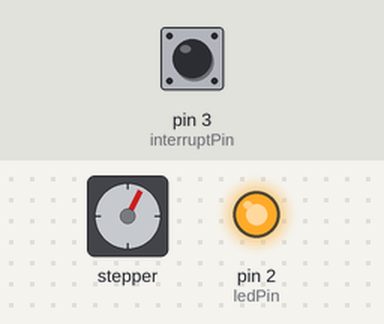
This sketch was run on a simulated Arduino Uno, built with avr-gcc and run on an emulated ATmega328P. Shown: stepper motor, output pins drawn as LEDs (lit = HIGH). Inputs (shaded band) come from the test bench; at power-on: pin 3 (interruptPin) HIGH. Stepper angles assume 1520 steps per turn.

Above: at 0.8 s.
0.9 s: pin 3 (interruptPin) pulled LOW for 0.15 s
At 3.5 s:
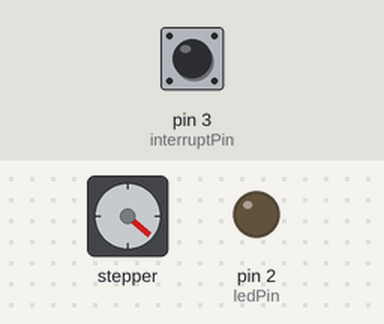
3.9 s: pin 3 (interruptPin) pulled LOW for 1 s
At 5.16 s:
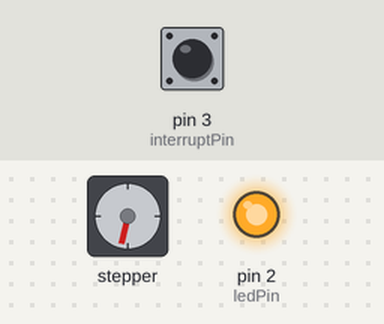
6.9 s: pin 3 (interruptPin) pulled LOW for 0.15 s
At 8.2 s:
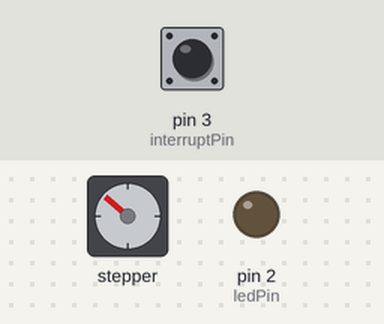
9.9 s: pin 3 (interruptPin) pulled LOW for 3.2 s
At 13.53 s:
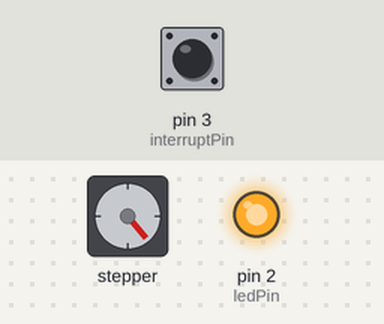
15.5 s: pin 3 (interruptPin) pulled LOW for 0.15 s
At 17.1 s:
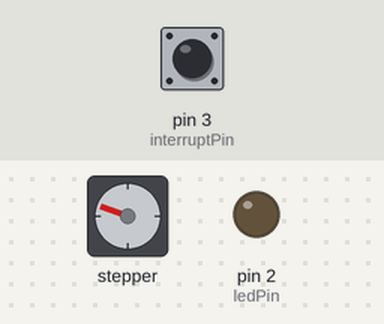
18.5 s: pin 3 (interruptPin) pulled LOW for 1 s
At 21.1 s:
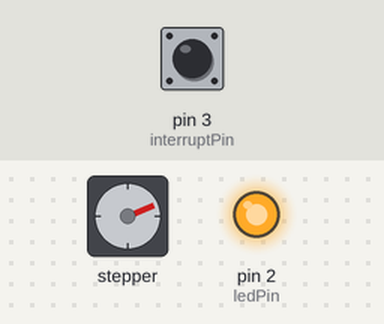
Timing chart, 0 to 28.7 s (numbered marks = the images above; inputs shaded):
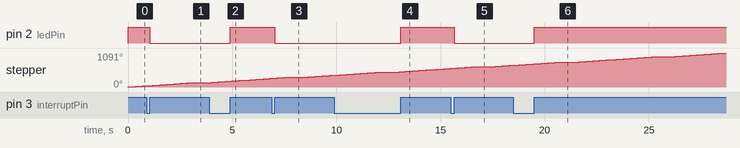

Measured:
- after the input at 0.9 s, pin 2 (ledPin): HIGH → LOW after 0.15 s
- after the input at 3.9 s, pin 2 (ledPin): LOW → HIGH after 1.0 s
- after the input at 6.9 s, pin 2 (ledPin): HIGH → LOW after 0.15 s
- after the input at 9.9 s, pin 2 (ledPin): LOW → HIGH after 3.2 s
- after the input at 15.5 s, pin 2 (ledPin): HIGH → LOW after 0.15 s
- after the input at 18.5 s, pin 2 (ledPin): LOW → HIGH after 1.0 s

The sketch:

StepsInterrupt_Unipolar.ino
```cpp
#include <Stepper.h>

const byte ledPin = 2; // LED PIN
const byte interruptPin = 3; // HALL EFFECT SENSOR PIN
volatile byte state = HIGH;

const int steps_per_rev = 1520;

Stepper motor(steps_per_rev, 8, 9, 10, 11);

void homefunction() {

  // Move motor until home position reached
  while (digitalRead(interruptPin) == 1) {


    motor.step(1);
  }
}

void setup() {
  motor.setSpeed(8);
  digitalWrite(ledPin, state); //Led has the declared state value

  pinMode(ledPin, OUTPUT);

  pinMode(interruptPin, INPUT_PULLUP);

  attachInterrupt(digitalPinToInterrupt(interruptPin), halt, RISING);

  homefunction();
  delay(140) ;
}

void loop() {
  motor.step(380) ; // 90 DEGREES
  delay(800);
  motor.step(380) ;
  delay(140) ;
  motor.step(380) ;
  delay(800) ;
  homefunction();
  delay(140) ;
}

void halt() {

  state = !state ;  // Toggle the state of the led when the interrupt occurs
  digitalWrite(ledPin, state) ;
  /*while (digitalRead(interruptPin) == 0) { // switch off motor when magnet is detected
    digitalWrite(stepPin, HIGH) ;
    }*/
  // delay(2000);
  // val++;
}
```
